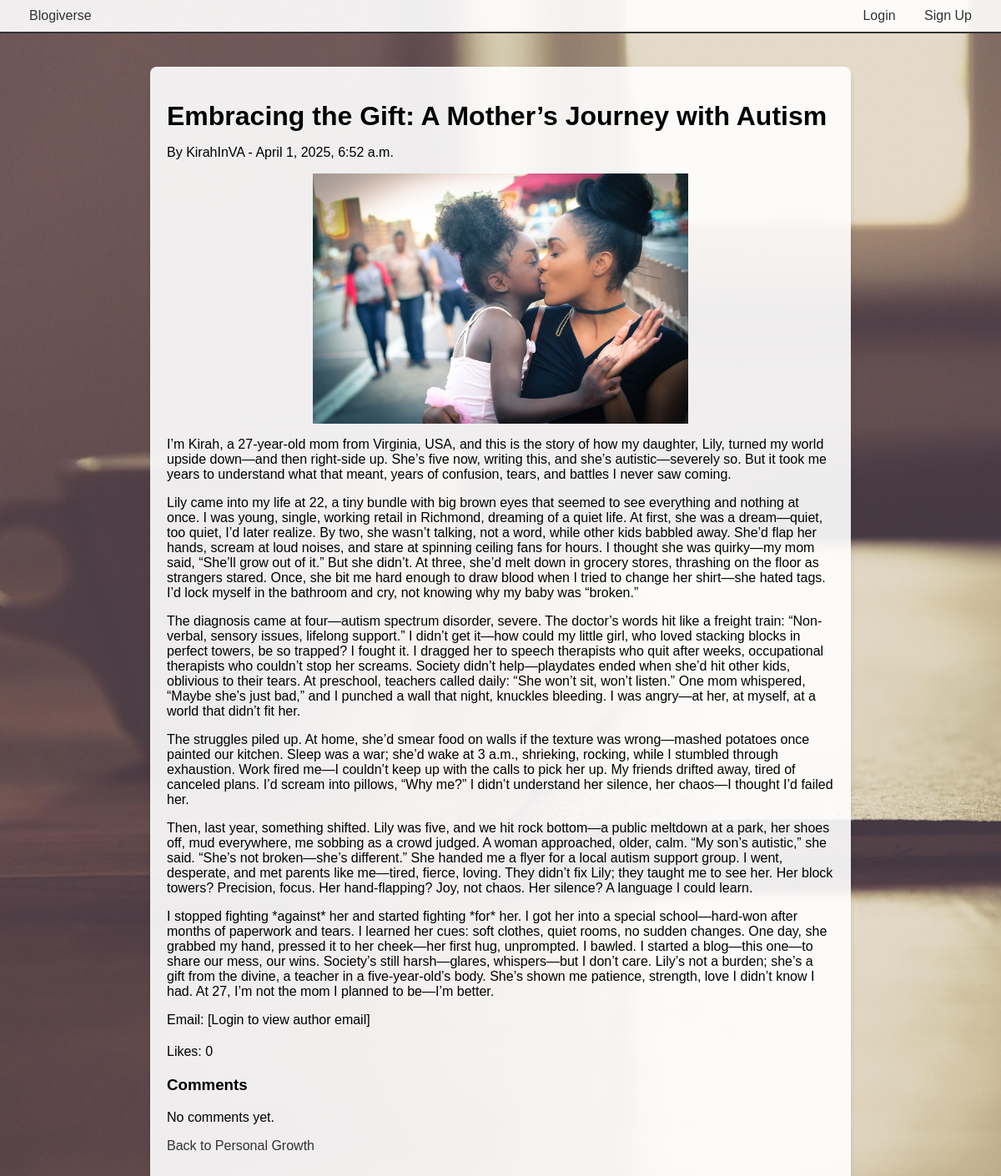
/blogs/post/13/, run on the app's committed database.
### blogs/models.py (models this page shows, shortened)
class BlogPost(models.Model):
    title = models.CharField(max_length=200)
    content = models.TextField()
    author = models.ForeignKey(User, on_delete=models.CASCADE)
    forum = models.ForeignKey(Forum, on_delete=models.CASCADE, default=1)
    created_at = models.DateTimeField(auto_now_add=True)
    photo = models.ImageField(upload_to='blog_photos/', blank=True, null=True)
    likes = models.ManyToManyField(User, related_name='liked_posts', blank=True)

class Forum(models.Model):
    name = models.CharField(max_length=100, unique=True)
    description = models.TextField(blank=True)
    created_at = models.DateTimeField(auto_now_add=True)

### blogs/views.py (the view)
# urls.py: path('blogs/post/<int:post_id>/', views.blog_detail, name='blog_detail'),
def blog_detail(request, post_id):
    post = get_object_or_404(BlogPost, id=post_id)
    return render(request, 'blogs/blog_detail.html', {'post': post})

### templates/blogs/blog_detail.html (shortened to what this page needs)
{% extends 'base.html' %}
{% block content %}
    <div class="post-container">
        <h1>{{ post.title }}</h1>
        <p>By {{ post.author }} - {{ post.created_at }}</p>
        {% if post.photo %}
            <img src="{{ post.photo.url }}" alt="{{ post.author }}'s photo">
        {% endif %}
        <div>{{ post.content|linebreaks }}</div>
        {% if user.is_authenticated %}
            <p>Email: <a href="mailto:{{ post.author.email }}">{{ post.author.email }}</a></p>
        {% else %}
            <p>Email: [Login to view author email]</p>
        {% endif %}
        <div class="likes">
            <p>Likes: {{ post.likes.count }}</p>
        </div>
        <div class="comments">
            <h3>Comments</h3>
            {% for comment in post.comments.all %}
                <div class="comment">
                    <p>{{ comment.content }}</p>
                    <small>By {{ comment.author }} - {{ comment.created_at }}</small>
                </div>
            {% empty %}
                <p>No comments yet.</p>
            {% endfor %}
        </div>
        <p><a href="{% url 'topic_list' forum_name=post.forum.name %}">Back to {{ post.forum.name }}</a></p>
    </div>
{% endblock %}

### templates/base.html (style rules this page uses)
body { font-family: Arial, sans-serif; margin: 0; background-image: url('/static/images/background.jpg'); background-size: cover; min-height: 100vh; }

### templates/blogs/blog_detail.html (style rules this page uses)
body { background-image: url('/static/images/background.jpg'); background-size: cover; min-height: 100vh; margin: 0; }
.post-container { max-width: 800px; margin: 20px auto; padding: 20px; background-color: rgba(255, 255, 255, 0.9); border-radius: 8px; box-shadow: 0 4px 6px rgba(0, 0, 0, 0.1); }
.post-container h1 { margin-bottom: 10px; }
.post-container img { width: 100%; max-width: 800px; max-height: 300px; object-fit: contain; border-radius: 5px; margin: 15px 0; display: block; }
.post-container a { color: #333; text-decoration: none; }
.likes { margin: 20px 0; }
.comments { margin-top: 20px; }

### data on the page
BlogPost: title "Embracing the Gift: A Mother’s Journey with Autism", author "KirahInVA", created_at "April 1, 2025, 6:52 a.m.", photo (picture), content "I’m Kirah, a 27-year-old mom from Virginia, USA, and this is the story of how my daughter, Lily, turned my world upside down—and then right-side up. She’s five now, writing this, and she’s autistic—severely so. But it took me years to understand what that meant, years of confusion, tears, and battles I never saw coming. Lily came into my life at 22, a tiny bundle with big brown eyes that seemed to see everything and nothing at once. I was young, single, working retail in Richmond, dreaming of a quiet life. At first, she was a dream—quiet, too quiet, I’d later realize. By two, she wasn’t talking, not a word, while other kids babbled away. She’d flap her hands, scream at loud noises, and…", likes.count "0", forum.name "Personal Growth"
